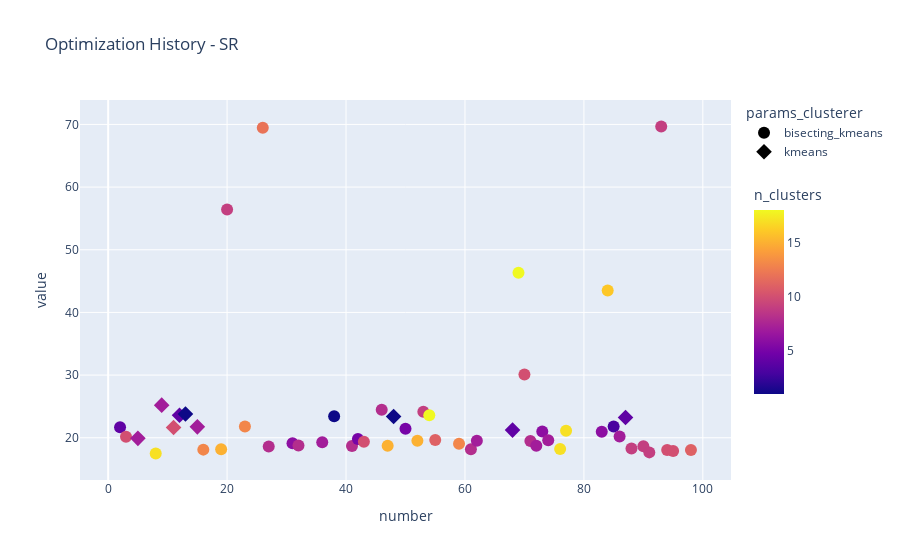

Notebook source saved alongside this figure:
### Code cell
fig = px.scatter(df_filter_sr, 
                 x="number", 
                 y="value", 
                 symbol="params_clusterer",
                 color="n_clusters",
                 title="Optimization History - SR",)
fig.update_traces(marker=dict(size=12))
fig.update_coloraxes(
    colorbar_title_side="top",
    colorbar=dict(len=0.6)  # reduz altura da barra de cor
)

fig.show()

### Figure 1 — Plotly figure (JSON) as saved in the notebook; plotly's stock layout.template omitted (floating-point values rounded to 4 significant figures)
{"data": [{"hovertemplate": "params_clusterer=bisecting_kmeans<br>number=%{x}<br>value=%{y}<br>n_clusters=%{marker.color}<extra></extra>", "legendgroup": "bisecting_kmeans", "marker": {"color": [4.0, 10.0, 17.0, 13.0, 15.0, 9.0, 13.0, 12.0, 8.0, 6.0, 8.0, 7.0, 1.0, 8.0, 5.0, 10.0, 8.0, 15.0, 5.0, 15.0, 9.0, 18.0, 11.0, 13.0, 8.0, 7.0, 18.0, 10.0, 8.0, 7.0, 6.0, 7.0, 17.0, 17.0, 6.0, 16.0, 3.0, 7.0, 9.0, 9.0, 9.0, 9.0, 10.0, 10.0, 11.0], "coloraxis": "coloraxis", "size": 12, "symbol": "circle"}, "mode": "markers", "name": "bisecting_kmeans", "orientation": "v", "showlegend": true, "type": "scatter", "x": [2, 3, 8, 16, 19, 20, 23, 26, 27, 31, 32, 36, 38, 41, 42, 43, 46, 47, 50, 52, 53, 54, 55, 59, 61, 62, 69, 70, 71, 72, 73, 74, 76, 77, 83, 84, 85, 86, 88, 90, 91, 93, 94, 95, 98], "xaxis": "x", "y": [21.69, 20.16, 17.49, 18.11, 18.18, 56.43, 21.78, 69.45, 18.59, 19.13, 18.78, 19.28, 23.42, 18.68, 19.79, 19.35, 24.47, 18.72, 21.42, 19.53, 24.15, 23.6, 19.63, 19.04, 18.17, 19.52, 46.35, 30.09, 19.5, 18.73, 21.0, 19.6, 18.22, 21.12, 20.95, 43.52, 21.79, 20.21, 18.28, 18.63, 17.67, 69.67, 18.06, 17.87, 18.06], "yaxis": "y"}, {"hovertemplate": "params_clusterer=kmeans<br>number=%{x}<br>value=%{y}<br>n_clusters=%{marker.color}<extra></extra>", "legendgroup": "kmeans", "marker": {"color": [7.0, 7.0, 10.0, 4.0, 1.0, 7.0, 1.0, 4.0, 4.0], "coloraxis": "coloraxis", "size": 12, "symbol": "diamond"}, "mode": "markers", "name": "kmeans", "orientation": "v", "showlegend": true, "type": "scatter", "x": [5, 9, 11, 12, 13, 15, 48, 68, 87], "xaxis": "x", "y": [19.91, 25.21, 21.63, 23.6, 23.78, 21.74, 23.39, 21.22, 23.23], "yaxis": "y"}], "layout": {"coloraxis": {"colorbar": {"len": 0.6, "title": {"side": "top", "text": "n_clusters"}}, "colorscale": [[0, "#0d0887"], [0.1111, "#46039f"], [0.2222, "#7201a8"], [0.3333, "#9c179e"], [0.4444, "#bd3786"], [0.5556, "#d8576b"], [0.6667, "#ed7953"], [0.7778, "#fb9f3a"], [0.8889, "#fdca26"], [1, "#f0f921"]]}, "legend": {"title": {"text": "params_clusterer"}, "tracegroupgap": 0}, "title": {"text": "Optimization History - SR"}, "xaxis": {"anchor": "y", "domain": [0, 1], "title": {"text": "number"}}, "yaxis": {"anchor": "x", "domain": [0, 1], "title": {"text": "value"}}}}
